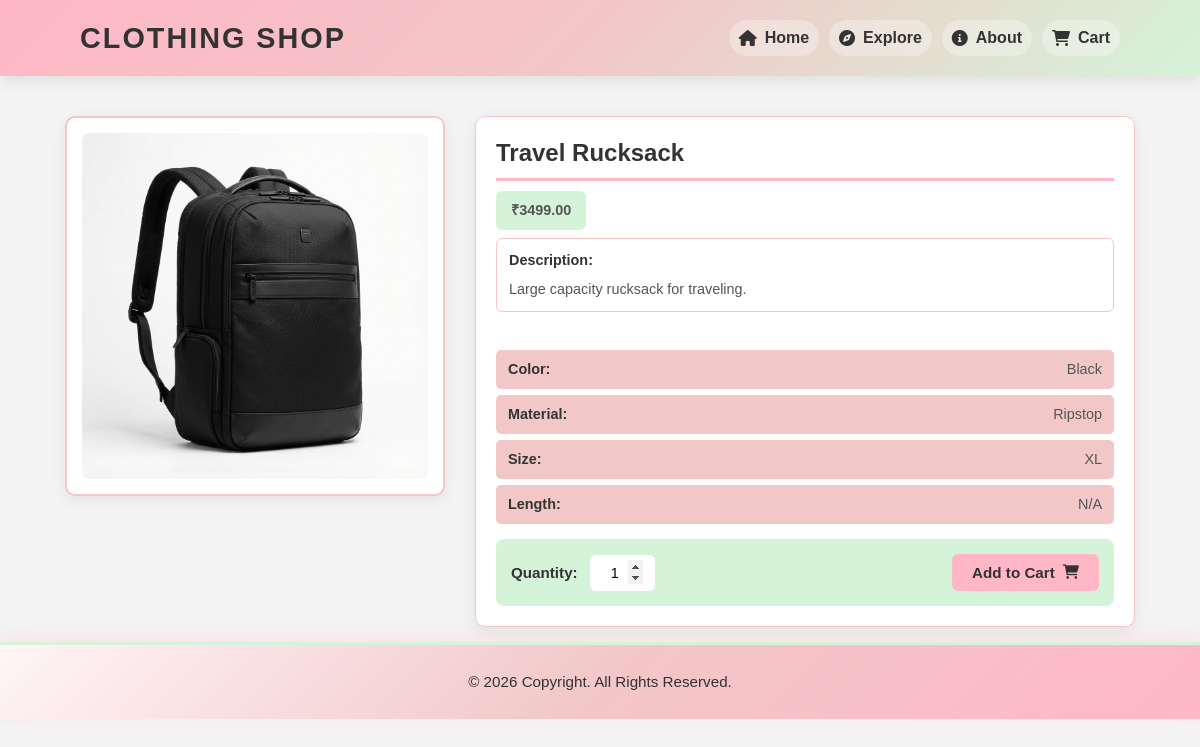
Screenshot of /product.php?id=23 with the database file from the repository.
### tables this page shows
CREATE TABLE IF NOT EXISTS `products` (
    `id` INT AUTO_INCREMENT PRIMARY KEY,
    `name` VARCHAR(255) NOT NULL,
    `price` DECIMAL(10,2) NOT NULL,
    `color` VARCHAR(50),
    `cloth_type` VARCHAR(100),
    `length` VARCHAR(50),
    `size` VARCHAR(50),
    `material` VARCHAR(100),
    `description` TEXT,
    `image` VARCHAR(255) NOT NULL,
    `status` ENUM('active', 'inactive') DEFAULT 'active',
    `created_at` TIMESTAMP DEFAULT CURRENT_TIMESTAMP
);

### product.php (the view, shortened to what this page needs)
<?php
require('db_connect.php');
require('includes/header.php');
if (isset($_GET['id'])) {
    $id = mysqli_real_escape_string($conn, $_GET['id']);
    $sql = "SELECT * FROM products WHERE id='$id'";
    $result = mysqli_query($conn, $sql);
    $product = mysqli_fetch_assoc($result);
}
?>
<div class="product-page-wrapper">
    <div class="container product-container">
        <div class="product-wrapper">
            <div class="product-image-section">
                <img src="assets/images/<?php echo $product['image']; ?>" alt="<?php echo $product['name']; ?>"
                    class="product-image">
            </div>
            <div class="product-details-section">
                <h1 class="product-title"><?php echo $product['name']; ?></h1>
                <p class="price product-price">₹<?php echo $product['price']; ?></p>
                <div class="product-description-box">
                    <p><strong>Description:</strong></p>
                    <div class="product-description-scroll">
                        <?php echo nl2br($product['description']); ?>
                    </div>
                </div>
                <br>
                <p><strong>Color:</strong> <?php echo $product['color']; ?></p>
                <p><strong>Material:</strong> <?php echo $product['material']; ?></p>
                <p><strong>Size:</strong> <?php echo $product['size']; ?></p>
                <p><strong>Length:</strong> <?php echo $product['length']; ?></p>
                <form action="cart.php" method="post" class="product-form">
                    <label>Quantity:</label>
                    <input type="number" name="quantity" value="1" min="1" max="10" class="product-qty-input">
                    <button type="submit" name="add_to_cart" class="btn btn-primary add-to-cart-btn">Add to Cart <i
                            class="fas fa-shopping-cart"></i></button>
                </form>
            </div>
        </div>
    </div>
</div>
<?php require('includes/footer.php'); ?>

### assets/css/style.css (style rules this page uses)
* { margin: 0; padding: 0; box-sizing: border-box; font-family: 'Arial', sans-serif; }
body { background-color: #f4f4f4; color: #333; line-height: 1.6; }

### assets/css/product.css (style rules this page uses)
.product-container { margin-top: 15px; padding: 15px; max-width: 1100px; margin-left: auto; margin-right: auto; }
.product-wrapper { display: flex; gap: 30px; margin-top: 10px; align-items: flex-start; }
.product-image-section { flex: 0 0 380px; max-width: 380px; background-color: #FFFFFF; padding: 15px; border-radius: 10px; box-shadow: 0 4px 15px rgba(0, 0, 0, 0.08); border: 2px solid #F2C7C7; }
.product-image { width: 100%; max-height: 350px; object-fit: contain; border-radius: 8px; display: block; transition: transform 0.3s ease; }
.product-details-section { flex: 1; background-color: #FFFFFF; padding: 20px; border-radius: 10px; box-shadow: 0 4px 15px rgba(0, 0, 0, 0.08); border: 1px solid #F2C7C7; }
.product-title { font-size: 1.5rem; margin-bottom: 10px; color: #333333; font-weight: 700; line-height: 1.3; padding-bottom: 10px; border-bottom: 3px solid #FFB7C5; }
.product-price { font-size: 1.4rem; color: #2d8f4e; margin-bottom: 15px; font-weight: 700; padding: 8px 15px; background-color: #D5F3D8; border-radius: 6px; display: inline-block; }
.product-details-section p { font-size: 0.9rem; color: #555555; line-height: 1.6; margin-bottom: 8px; }
.product-details-section p strong { color: #333333; font-weight: 600; }
.product-description-box { padding: 10px 12px; background-color: #FFFFFF; border: 1px solid #F2C7C7; border-radius: 6px; margin-bottom: 12px; }
.product-description-box p { margin-bottom: 6px; }
.product-description-scroll { max-height: 80px; overflow-y: auto; font-size: 0.9rem; color: #555555; line-height: 1.6; padding-right: 8px; }
.product-details-section p:nth-of-type(2), .product-details-section p:nth-of-type(3), .product-details-section p:nth-of-type(4), .product-details-section p:nth-of-type(5) { padding: 8px 12px; background-color: #F2C7C7; border-radius: 5px; margin-bottom: 6px; display: flex; justify-content: space-between; align-items: center; }
.product-details-section p:nth-of-type(2) strong, .product-details-section p:nth-of-type(3) strong, .product-details-section p:nth-of-type(4) strong, .product-details-section p:nth-of-type(5) strong { min-width: 70px; }
.product-form { margin-top: 15px; padding: 15px; background-color: #D5F3D8; border-radius: 8px; display: flex; flex-wrap: wrap; align-items: center; gap: 12px; }
.product-form label { font-size: 0.95rem; font-weight: 600; color: #333333; }
.product-qty-input { width: 65px; padding: 8px 10px; border: 2px solid #FFFFFF; border-radius: 6px; font-size: 0.9rem; text-align: center; background-color: #FFFFFF; transition: border-color 0.3s ease, box-shadow 0.3s ease; }
.add-to-cart-btn { padding: 10px 20px; background-color: #FFB7C5; color: #333333; border: none; border-radius: 6px; font-size: 0.95rem; font-weight: 600; cursor: pointer; transition: background-color 0.3s ease, transform 0.2s ease, box-shadow 0.3s ease; display: inline-flex; align-items: center; gap: 8px; margin-left: auto; }
.add-to-cart-btn i { font-size: 0.9rem; }

### rows the page displays
products: image (picture), name "Travel Rucksack", price "3499.00", description "Large capacity rucksack for traveling.", color "Black", material "Ripstop", size "XL", length "N/A"
